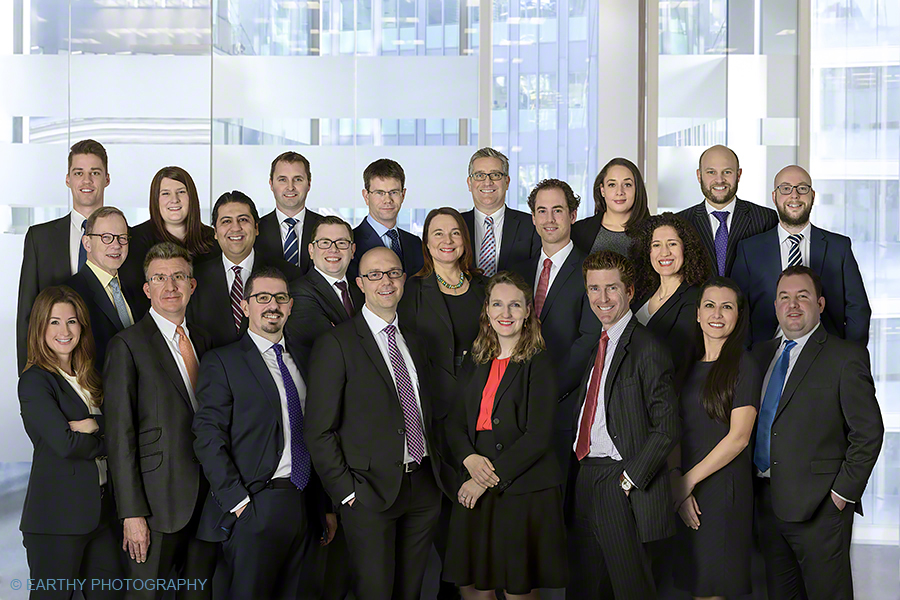
#> input picture Thuglife/group.jpg, 900 x 600 px
$ python thuglife.py
#> lines starting #> are read from the running program, lines starting #| are printed output that depends on the picture; after the words box and inside, x2 and y2 are one past the last pixel; in counts of white or black regions, pixels touching at a corner belong together; pictures that were not available may be replaced by others from this repository, and a replacement may not be noted
import numpy as np
import cv2

img = cv2.imread('group.jpg')
#> img is the input picture: shape (600, 900, 3); mean B, G, R 116.7, 115.2, 115.5

face_cascade = cv2.CascadeClassifier('../haarcascade_frontalface_default.xml')
faces = face_cascade.detectMultiScale(img,1.3,3)
#> faces = 22 rows, first 6: [267, 161, 46, 46], [152, 176, 44, 44], [366, 176, 44, 44], [642, 226, 48, 48], [61, 153, 52, 52], [697, 153, 49, 49]

for (x,y,w,h) in faces:
    eyeFilter = cv2.imread('specs1.png')
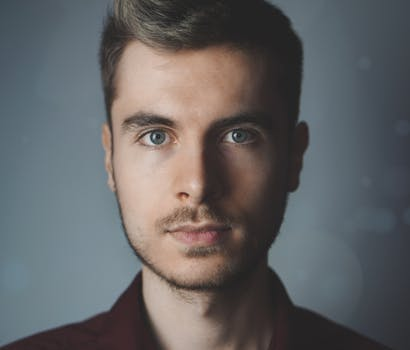
#> input picture Thuglife/portrait.jpeg, 410 x 350 px, given in place of specs1.png, which was not available
#> eyeFilter is the input picture: shape (350, 410, 3); mean B, G, R 99.6, 98.5, 99
    thresh = eyeFilter
    l,b = thresh.shape[:2]
#> l = 350; b = 410
    thresh = cv2.resize(thresh, None, fx=w/b,fy=w/b)
    l,b = thresh.shape[:2]
#> l = 39; b = 46
    mask = cv2.inRange(thresh, np.array([0,0,0]), np.array([100,100,100]))
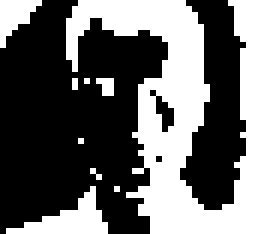
#> mask: shape (39, 46) (shown 6 times larger); 43.1% white; 9 white regions (6 under 20 px), largest, box (x1, y1, x2, y2) and area: (11, 0, 46, 39) 672, (1, 31, 18, 39) 57, (0, 0, 7, 8) 30
    thresh = cv2.bitwise_and(thresh,thresh,mask=mask)
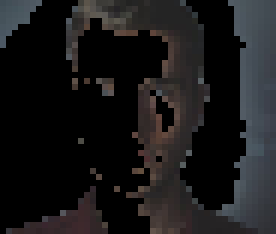
#> thresh: shape (39, 46, 3) (shown 6 times larger); mean B, G, R 25.8, 25, 25.7
    mask = cv2.bitwise_not(mask)
    roi = img[y+int(h/7):y+l+int(h/7),x:x+b]
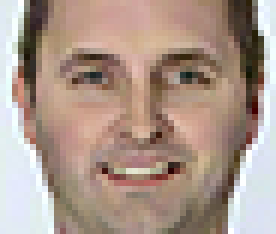
#> roi: shape (39, 46, 3) (shown 6 times larger); mean B, G, R 138.9, 150.9, 171.7
    output = cv2.bitwise_and(roi,roi,mask=mask)
    mask1 = cv2.inRange(thresh,np.array([0,0,0]),np.array([255,255,255]))
#> mask1: shape (39, 46); every value is 255
    output = output+thresh
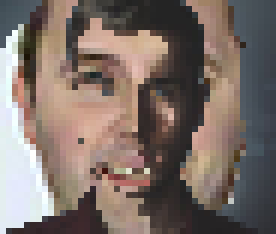
#> output: shape (39, 46, 3) (shown 6 times larger); mean B, G, R 103.6, 110.3, 124.2
    img[y+int(h/7):y+l+int(h/7),x:x+b] = output
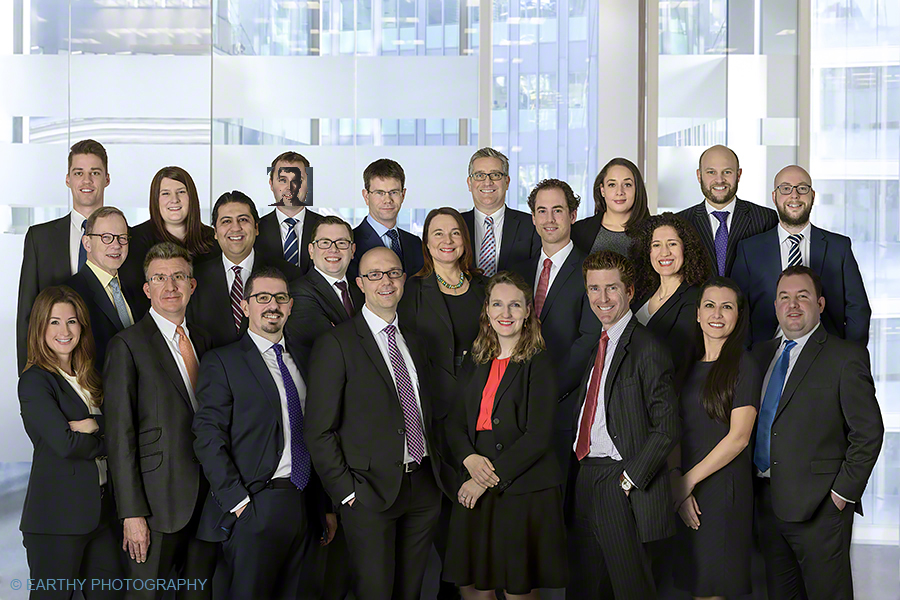
#> img: shape (600, 900, 3); 0.14% of pixels changed, all inside (x1, y1, x2, y2) = (267, 167, 313, 206)

cv2.imshow('img',img)
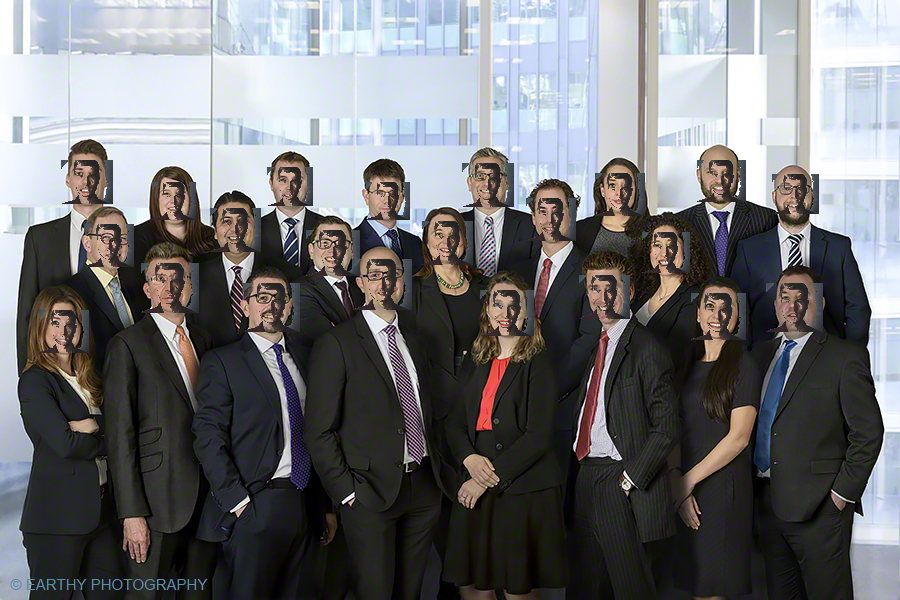
#> window 'img': shape (600, 900, 3); mean B, G, R 115.2, 113.1, 112.7
cv2.imwrite('thuglife.jpg',img)
cv2.waitKey(0)
cv2.destroyAllWindows()
